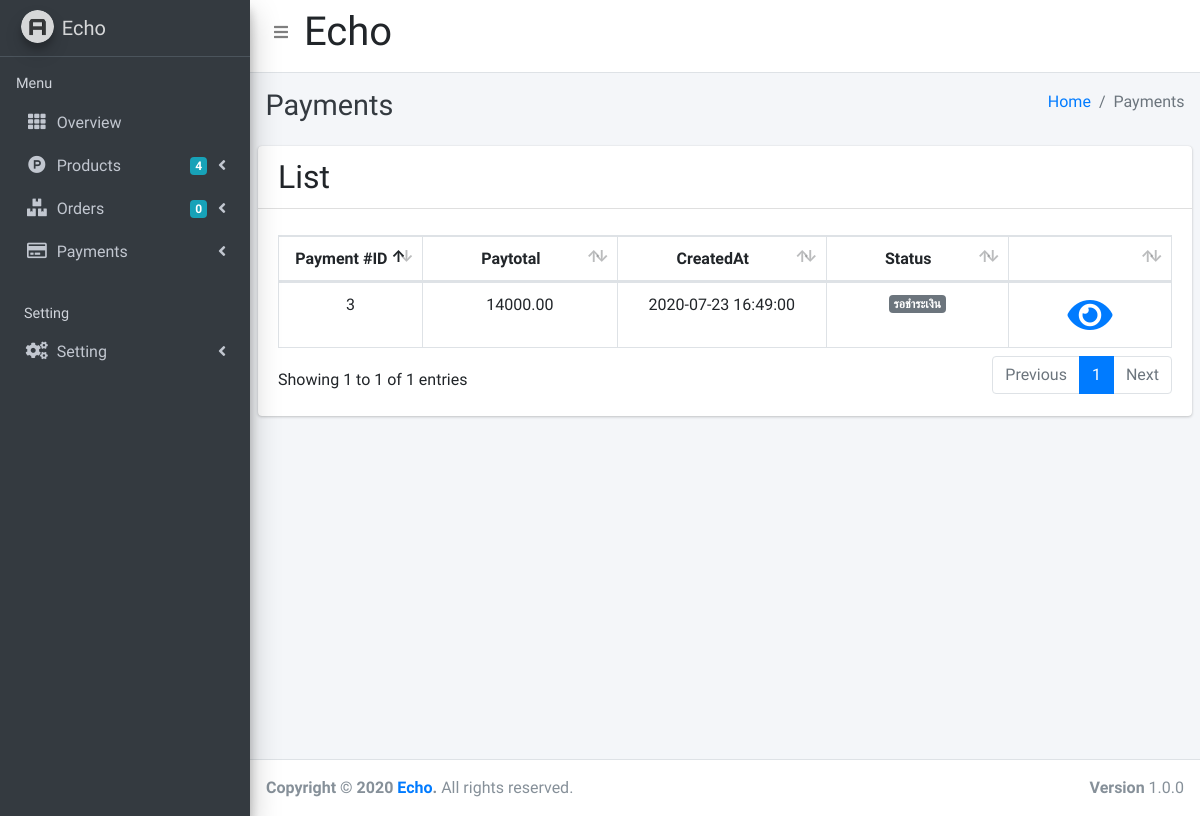
The page /payments.php on the database its author committed.
### tables this page shows
CREATE TABLE `payment` (
  `id` int(11) NOT NULL,
  `paytotal` decimal(10,2) DEFAULT 0.00,
  `img` text DEFAULT NULL,
  `date1` date DEFAULT NULL,
  `time1` time DEFAULT NULL,
  `createdAt` datetime DEFAULT NULL,
  `updatedAt` datetime DEFAULT NULL,
  `orderID` int(11) DEFAULT NULL,
  `bankID` int(11) DEFAULT NULL,
  `payment_statusID` int(11) DEFAULT 1
);

CREATE TABLE `payment_status` (
  `id` int(11) NOT NULL,
  `status_name` varchar(255) NOT NULL,
  `createdAt` datetime DEFAULT NULL,
  `updatedAt` datetime DEFAULT NULL
);

### payments.php (the view, shortened to what this page needs)
<?php
require_once("config/connect.config.php");
?>
<!DOCTYPE html>
<html>
<head>
    <?php require 'link.php'; ?>
</head>
<body class="hold-transition sidebar-mini layout-fixed">
    <div class="wrapper">
        <?php
        require 'navbar.php';
        require 'sidebar.php';
        ?>
        <div class="content-wrapper">
            <div class="content-header">
                <div class="container-fluid">
                    <div class="row mb-2">
                        <div class="col-sm-6">
                            <h1 class="m-0 text-dark">Payments</h1>
                        </div>
                        <div class="col-sm-6">
                            <ol class="breadcrumb float-sm-right">
                                <li class="breadcrumb-item"><a href="#">Home</a></li>
                                <li class="breadcrumb-item active">Payments</li>
                            </ol>
                        </div>
                    </div>
                </div>
            </div>
            <section class="content">
                <div class="row">
                    <section class="col-lg-12 connectedSortable">
                        <div class="row">
                            <div class="col-12">
                                <div class="card">
                                    <div class="card-header">
                                        <h1 class="card-title" style="font-size: 2rem;">List</h1>
                                    </div>
                                    <div class="card-body">
                                        <table id="example2" class="table table-bordered table-hover">
                                            <thead>
                                                <tr style="text-align: center;">
                                                    <th>Payment #ID</th>
                                                    <th>Paytotal</th>
                                                    <th>CreatedAt</th>
                                                    <th>Status</th>
                                                    <th></th>
                                                </tr>
                                            </thead>
                                            <tbody>
                                                <?php
                                                $sql_payment = "SELECT
                                                t1.id,
                                                t1.createdAt AS ONE,
                                                t1.paytotal,
                                                t1.img,
                                                t1.date1,
                                                t1.time1,
                                                t1.orderID,
                                                t1.bankID,
                                                t1.payment_statusID,
                                                t2.runnumber,
                                                t2.createdAt AS createdAtOrder,
                                                t3.namebank,
                                                t4.status_name
                                                FROM
                                                    (
                                                    SELECT
                                                        id AS o_id,
                                                        runnumber,
                                                        createdAt
                                                    FROM
                                                        `order`
                                                ) AS t2
                                                INNER JOIN payment AS t1 ON t2.o_id = t1.orderID
                                                INNER JOIN bank AS t3 ON t3.id = t1.bankID
                                                INNER JOIN payment_status AS t4 ON t4.id = t1.payment_statusID";
                                                $query_payment = mysqli_query($conn, $sql_payment);
                                                while ($data_payment = mysqli_fetch_array($query_payment, MYSQLI_ASSOC)) {
                                                    $statusid = $data_payment['payment_statusID'];
                                                ?>
                                                    <tr>
                                                        <td style="text-align: center; width: 2%;"><?php echo $data_payment['id']; ?></td>
                                                        <td style="text-align: center; width: 5%;"><?php echo $data_payment['paytotal']; ?></td>
                                                        <td style="text-align: center; width: 5%;"><?php echo $data_payment['ONE']; ?></td>
                                                        <td style="text-align: center; width: 5%;">
                                                            <span class="<?php if ($statusid == 1) {
                                                                                echo 'badge badge-secondary';
                                                                            } else if ($statusid == 2) {
                                                                                echo 'badge badge-warning';
                                                                            } else if ($statusid == 3) {
                                                                                echo 'badge badge-success';
                                                                            } ?>
                                                                            ">
                                                                <?php echo $data_payment['status_name']; ?>
                                                            </span>
                                                        </td>
                                                        <td style="text-align: center; width: 5%;"><a href="/" data-toggle="modal" data-target="#view<?php echo $data_payment['id']; ?>">
                                                                <i style="font-size: 40px;" class="fas fa-eye"></i></a>
                                                        </td>
                                                    </tr>
                                                <?php
                                                }
                                                ?>
                                            </tbody>
                                        </table>
                                    </div>
                                </div>
                            </div>
                        </div>
                    </section>
                </div>
            </section>
        </div>
        <?php require_once 'footer.php';
        ?>
    </div>
</body>
</html>

### rows shown on the page
payment: id "3", paytotal "14000.00", createdAt "2020-07-23 16:49:00", payment_statusID.status_name "รอชำระเงิน"

### other values the page prints
$data_productcount['productcount'] "4"
